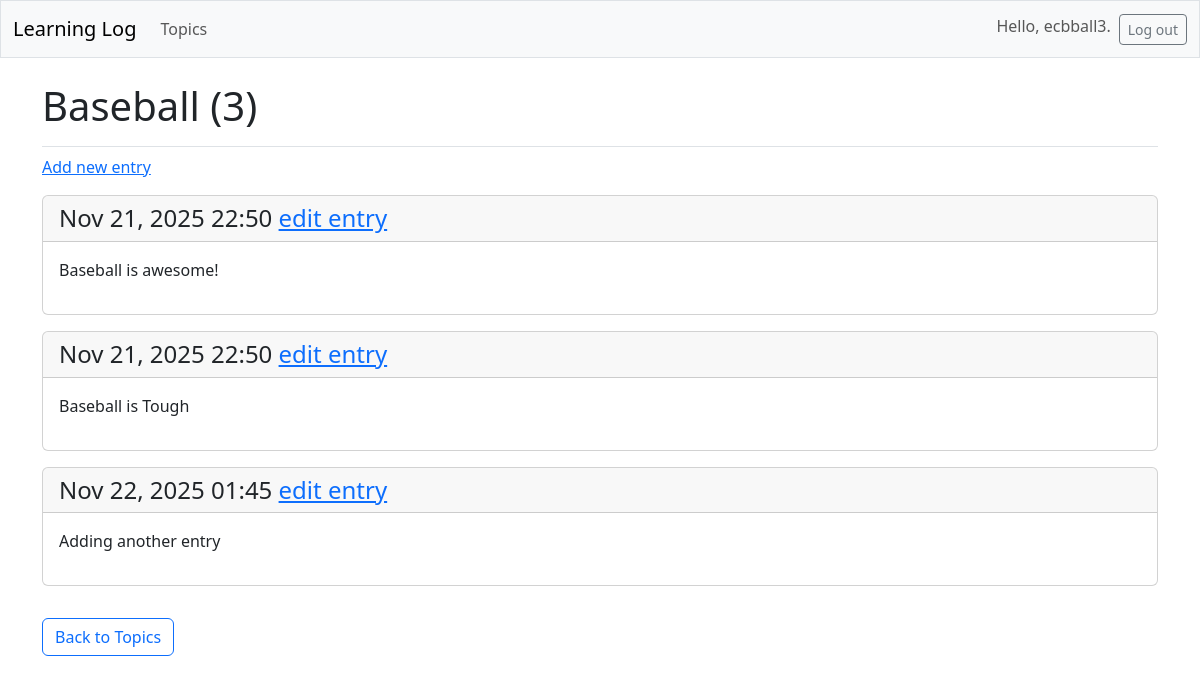
/topics/9/ (signed in), run on the app's committed database.
### learning_logs/models.py (models this page shows, shortened)
class Topic(models.Model):
    text = models.CharField(max_length=200)
    date_added = models.DateTimeField(auto_now_add=True)
    owner = models.ForeignKey(User, on_delete=models.CASCADE)

class Entry(models.Model):
    topic = models.ForeignKey(Topic, on_delete=models.CASCADE)
    text = models.TextField()
    date_added = models.DateTimeField(auto_now_add=True)
    class Meta:
        verbose_name_plural = 'entries'

### learning_logs/views.py (the view)
# urls.py: path('topics/<int:topic_id>/', views.topic, name='topic'),
@login_required
def topic(request, topic_id):
    topic = Topic.objects.get(id=topic_id)
    entries = topic.entry_set.order_by('date_added')
    context = {'topic': topic, 'entries': entries}
    return render(request, 'learning_logs/topic.html', context)

### learning_logs/templates/learning_logs/topic.html
{% extends 'learning_logs/base.html' %}
{% block page_header %}
  <h1>
      {{ topic.text }}
      {% if entries.count > 0 %}
        ({{ entries.count }})
      {% endif %}
  </h1>
{% endblock page_header %}
{% block content %}
  <p>
      <a href="{% url 'learning_logs:new_entry' topic.id %}">Add new entry</a>
  </p>
  {% for entry in entries %}
    <div class="card mb-3">
        <h4 class="card-header">
            {{ entry.date_added|date:'M d, Y H:i' }}
            </small><a href="{% url 'learning_logs:edit_entry' entry.id %}">
            edit entry</a></small>
        </h4>
        <div class="card-body">{{ entry.text|linebreaks }}</div>
    </div>
  {% empty %}
    <p>There are no entries for this topic yet.</p>
  {% endfor %}
  <a href="{% url 'learning_logs:topics' %}" class="btn btn-outline-primary mt-3">
  Back to Topics
  </a>
{% endblock content %}

### learning_logs/templates/learning_logs/base.html (shortened to what this page needs)
<!doctype html>
<html lang="en">
<head>
    {% load django_bootstrap5 %}
    {% bootstrap_css %}
</head>
<body>
  <nav class="navbar navbar-expand-md navbar-light bg-light mb-4 border">
      <div class="container-fluid">
          <a class="navbar-brand" href="{% url 'learning_logs:index' %}">
              Learning Log</a>
          <div class="collapse navbar-collapse" id="navbarCollapse">
              <ul class="navbar-nav me-auto mb-2 mb-md-0">
                  <li class="nav-item">
                      <a class="nav-link" href="{% url 'learning_logs:topics' %}">Topics</a>
                  </li>
              </ul>
              <ul class="navbar-nav ms-auto mb-2 mb-md-0">
                  {% if user.is_authenticated %}
                    <li class="nav-item">
                      <span class="navbar-text me-2">Hello, {{ user.username }}.</span>
                    </li>
                    <li class="nav-item">
                    <form action="{% url 'accounts:logout' %}" method='post' class="d-inline">
                        <button name='submit' class='btn btn-outline-secondary btn-sm'>Log out</button>
                    </form>
                  {% endif %}
              </ul>
          </div>
      </div>
  </nav>
  <main class="container">
      <div class="pb-2 mb-2 border-bottom">
          {% block page_header %}{% endblock page_header %}
      </div>
      <div>
          {% block content %}{% endblock content %}
      </div>
  </main>
</body>
</html>

### data on the page
Topic: text "Baseball"
Entry: date_added "Nov 21, 2025 22:50", text "Baseball is awesome!"
Entry: date_added "Nov 21, 2025 22:50", text "Baseball is Tough"
Entry: date_added "Nov 22, 2025 01:45", text "Adding another entry"

### other printed values
{{ user.username }} "ecbball3"
{{ entries.count }} "3"
